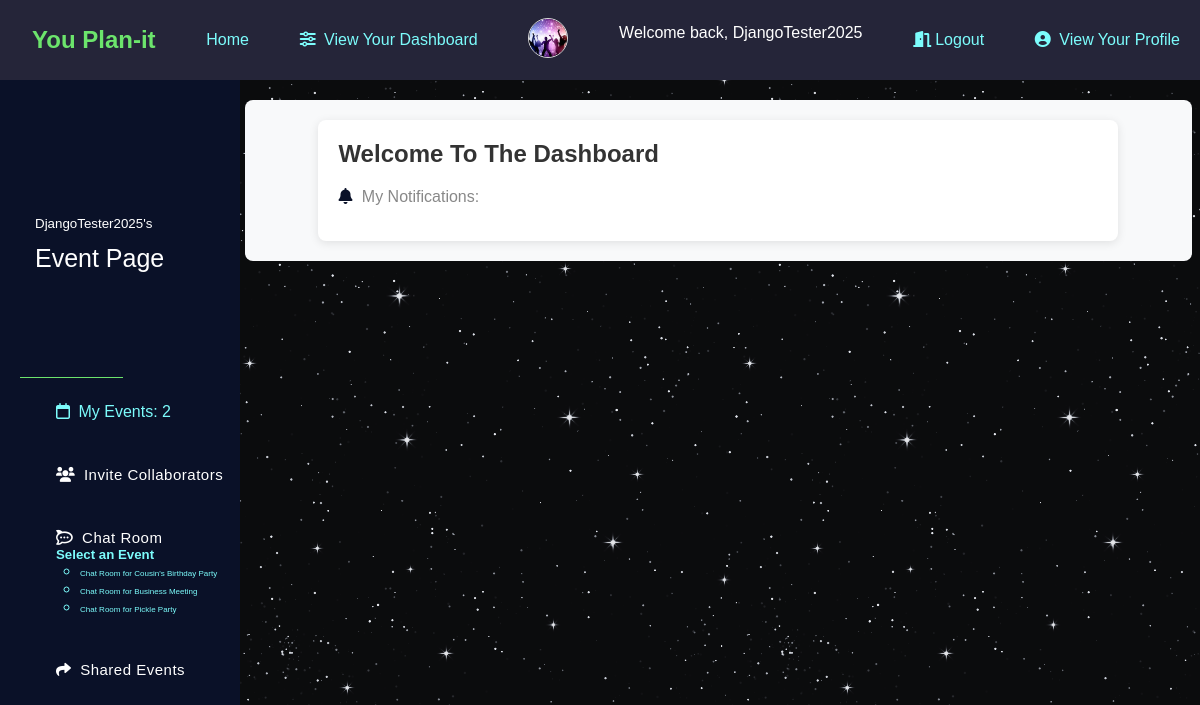
Before: /dashboard/DjangoTester2025/ (signed in) with the older database file.
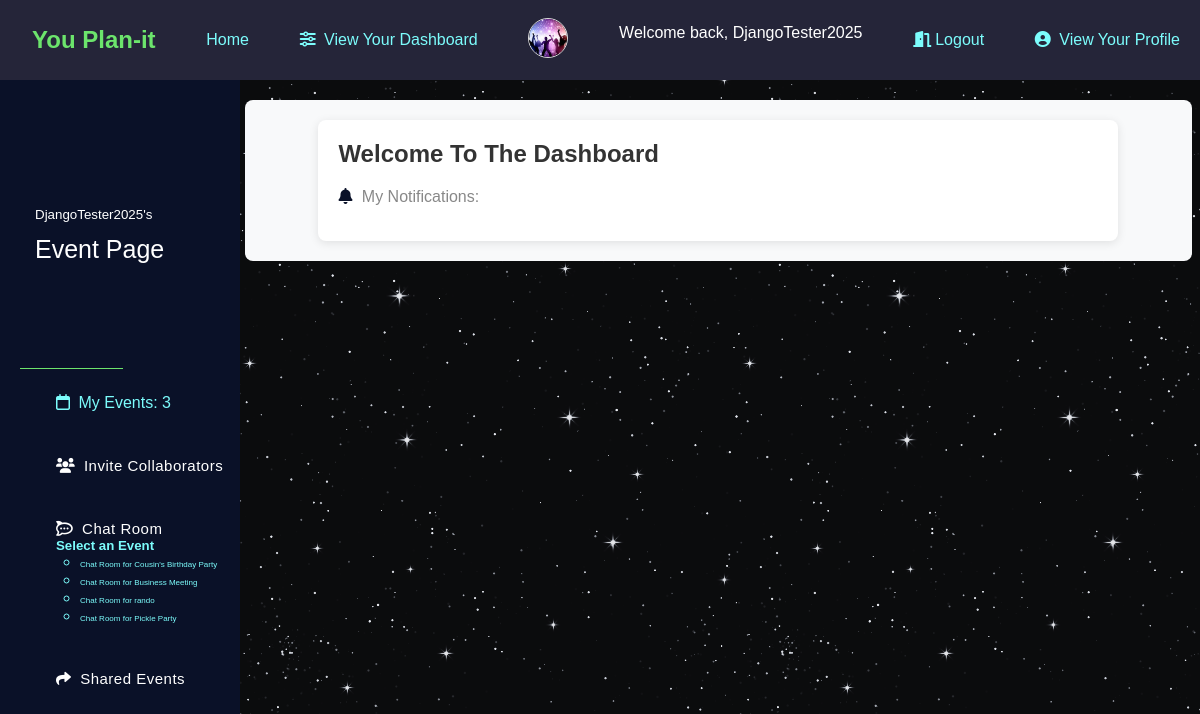
After: the same page with the newer database file.
### app/models.py (models this page shows, shortened)
class Events(models.Model):
    name = models.CharField(max_length=200)
    description = models.CharField(max_length=500)
    event_image = models.ImageField(upload_to='event_images', blank=True, null=True)
    user = models.ForeignKey(User, on_delete=models.CASCADE, related_name='events')
    members = models.ManyToManyField(User, related_name='invitedusers')
    invitepending = models.ManyToManyField(User, related_name='pending')
    start_datetime = models.DateTimeField()
    end_datetime = models.DateTimeField()
    event_location = models.CharField(max_length=300, blank=True, null=True)
    address = models.CharField(max_length=500, blank=True, null=True)

### app/views.py (the view)
# urls.py: path("dashboard/<str:username>/", views.viewUserDashboard, name="user_dashboard"),
@login_required
def viewUserDashboard(request, username):
    user = get_object_or_404(User, username=username)
    profile = Profile.objects.get(user=user)
    shared_events = Events.objects.filter(members=request.user).exclude(user=request.user)
    context = {
        'user': user,
        'events': Events.objects.filter(user=request.user),
        'profile': profile,
        'myevents': Events.objects.filter(user=request.user),
        'invites': user.pending.filter(invitepending=user),
        'shared_events': shared_events
    }
    return render(request, 'userdashboard.html', context)

### app/templates/userdashboard.html (shortened to what the changed rows need)
{% extends 'base.html' %}
{% block content %}
<html class="user-dashboard">
    {% block sidebar %}
    <main class="main-wrap">
        <header class="main-head">
            <div class="main-nav">
                <nav class="navbar">
                    <div class="navbar-nav">
                        <ul class="nav-list">
                            <li class="nav-list-item">
                                <a href="{% url 'event_page' username=user.username %}">
                                    <i class="fa-regular fa-calendar"></i>
                                    <span class="link-text">My Events: {{ myevents.count }}</span>
                                </a>
                            </li>
                            <li class="nav-list-item">
                                <div class="dropdown-menu">
                                    {% if myevents or shared_events %}
                                        <ul>
                                            {% for event in myevents %}
                                                <li>
                                                    <a href="{% url 'chats' username=user.username event_id=event.id %}" class="event-chat-room-text">
                                                        Chat Room for {{ event.name }}
                                                    </a>
                                                </li>
                                            {% endfor %}
                                            {% for event in shared_events %}
                                                <li>
                                                    <a href="{% url 'chats' username=user.username event_id=event.id %}" class="event-chat-room-text">
                                                        Chat Room for {{ event.name }}
                                                    </a>
                                                </li>
                                            {% endfor %}
                                        </ul>
                                    {% else %}
                                        <p class="no-current-events">You have no events to chat about.</p>
                                    {% endif %}
                                </div>
                            </li>
                        </ul>
                    </div>
                </nav>
            </div>
        </header>
    </main>
    {% endblock %}
{% endblock %}

Changed rows visible on the page:
added Events: name "rando", shown under "Select an Event"
Other visible differences:
{{ myevents.count }}: "2" → "3"
